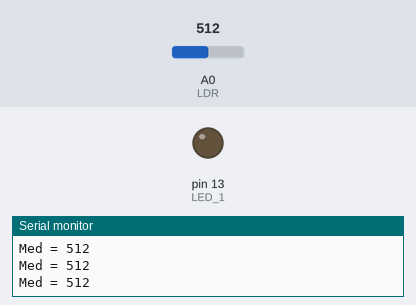
This sketch was run on a simulated Arduino Uno, built with avr-gcc and run on an emulated ATmega328P. Parts: output pins drawn as LEDs (lit = HIGH), the last lines printed to the serial monitor. The inputs (shaded band) are chosen by the test bench; at power-on: A0 (LDR) = 512.

Above: at 1.2 s.
1.3 s: A0 (LDR) set to 419
2.8 s: A0 (LDR) set to 383
At 4.0 s:
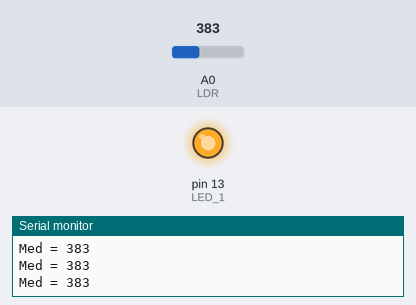
4.3 s: A0 (LDR) set to 410
At 5.0 s:
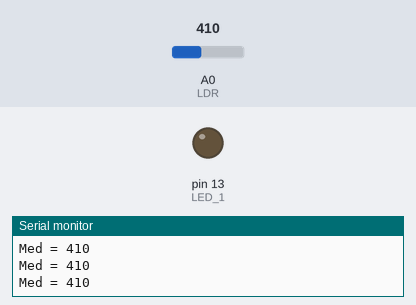
5.8 s: A0 (LDR) set to 390
At 7.0 s:
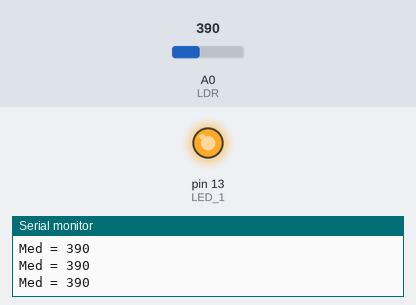
Timing chart, 0 to 8.3 s (numbered marks = the images above; inputs shaded):
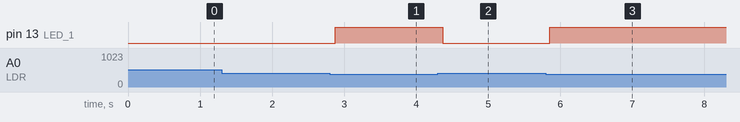

The sketch:

DivisorResistivoLDR.ino
```cpp
#define LED_1 13
#define LDR A0

int val = 0, med;
void setup()
{
  Serial.begin(9600);
  // Inicializa as portas como saidas digitais.
  pinMode(LED_1, OUTPUT);
}
void loop()
{
  // Retira dez amostras e faz uma média, isso evita ruidos e acionamentos intermitentes.
  med = 0;
  for(int i=0;i<10;i++) //Faz 10 vezes a leitura do sensor
  {
    val = analogRead(LDR); // Lê o LDR.
    med = med + val; //Armazenamento na varíavel LDR o valor lido + o valor anterior
    delay(5); //Delay se 10 milissegundos
  }
  med = med/10;
  Serial.print("Med = " );
  Serial.println(med);

  if( med <= 400)// A sensibilidade deve ser ajustada através desse número.
	{
    digitalWrite(LED_1, HIGH);
  }
  else
	{
    digitalWrite(LED_1, LOW);
  }
  //delay(50);
}
```

Measured:
- the behaviour switches between 401 and 400 on A0 (LDR) (found by bisection; images 0 and 1)
- after the input at 2.8 s, pin 13 (LED_1): LOW → HIGH after 0.08 s
- after the input at 4.3 s, pin 13 (LED_1): HIGH → LOW after 0.07 s
- after the input at 5.8 s, pin 13 (LED_1): LOW → HIGH after 0.06 s
